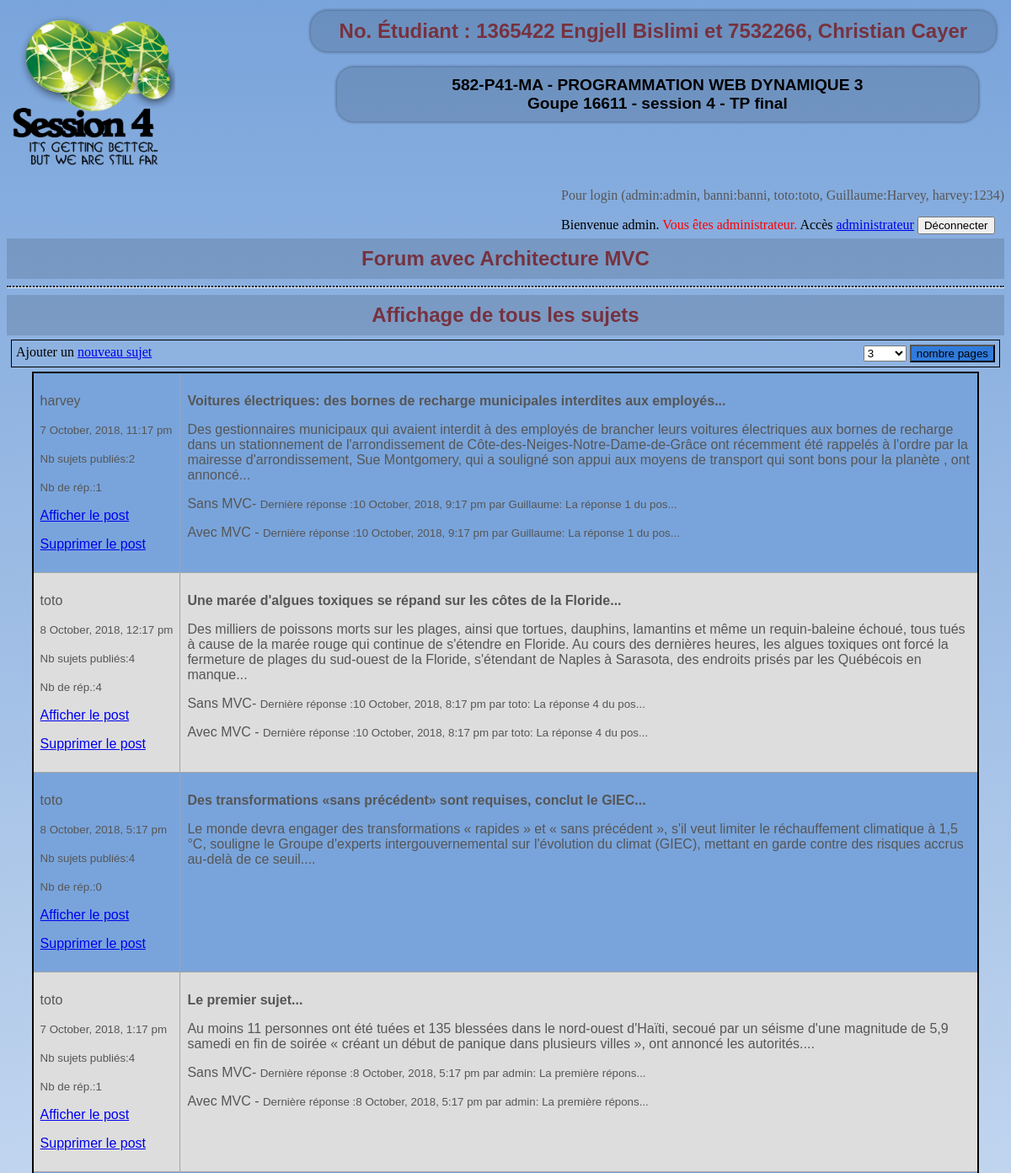
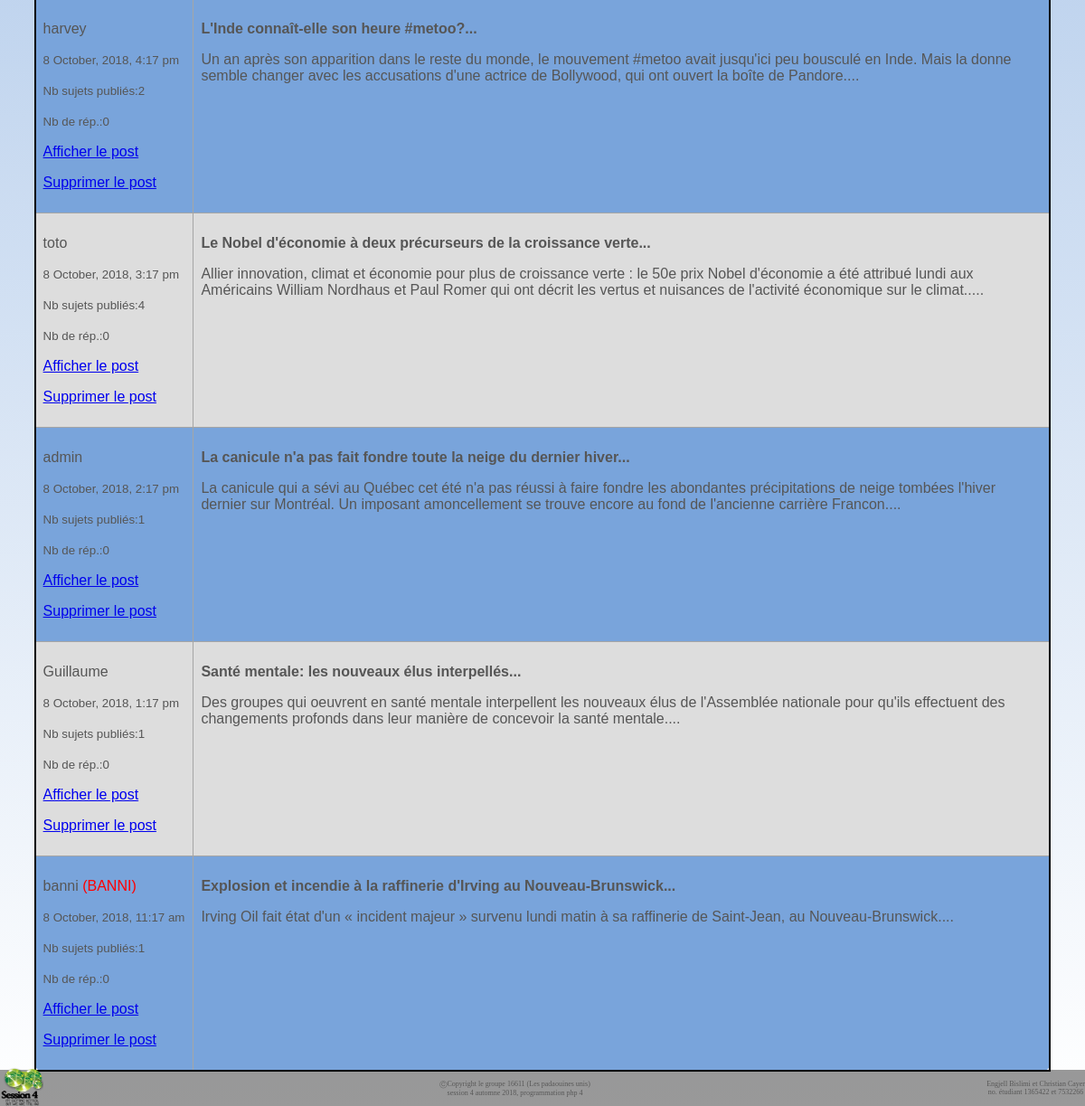
Page / (signed in) on the committed database (2 pictures, top to bottom).
### tables this page shows
CREATE TABLE sujets(
  id_sujets            int (11) Auto_increment  NOT NULL ,
  titre_sujets         Varchar (255) NOT NULL ,
  texte_sujets         Text NOT NULL ,
  date_creation_sujets DATETIME NOT NULL ,
  username             Varchar (25) NOT NULL ,
  PRIMARY KEY (id_sujets )
);

CREATE TABLE usager(
  username Varchar (25) NOT NULL ,
  password Varchar (255) NOT NULL ,
  banni    Bool NOT NULL ,
  admin    Bool NOT NULL ,
  PRIMARY KEY (username )
);

CREATE TABLE reponse(
  id_reponse            int (11) Auto_increment  NOT NULL ,
  titre_reponse         Varchar (255) NOT NULL ,
  texte_reponse         Text NOT NULL ,
  date_creation_reponse DATETIME NOT NULL ,
  id_sujets             Int NOT NULL ,
  username              Varchar (25) NOT NULL ,
  PRIMARY KEY (id_reponse )
);

### index.php (called while the page is built)
<?php
    require_once("config.php");
    Routeur::route();
?>

### model/BaseDAO.php (called while the page is built, shortened)
<?php
	abstract class BaseDao
	{
		protected $db;
		public function __construct(PDO $dbPDO)
		{
			$this->db = $dbPDO;
		}
		protected function lire($valeurCherchee, $cle = NULL)
		{
			if(!isset($cle)){
				$query = "SELECT * from " . $this->getTableName() . " WHERE " . $this->getPrimaryKey() ."=?";
			}
			else{
				$query = "SELECT * from " . $this->getTableName() . " WHERE " . $cle ."=?";
			}
			$donnees = array($valeurCherchee);
			return $this->requete($query, $donnees);
		}
        final protected function requete($query, $data = array())
		{
			try
			{
				$stmt = $this->db->prepare($query);
				$stmt->execute($data);
			}
			catch(PDOException $e)
			{
				trigger_error("<p>La requête suivante a donné une erreur : $query</p><p>Exception : " . $e->getMessage() . "</p>");
                return false;
			}
			return $stmt;
		}
	}
?>

### model/Modele_Sujets.php (called while the page is built, shortened)
<?php
    class Modele_Sujets extends BaseDAO
    {
        public function obtenir_tous_les_sujets($nbPages = NULL, $pageDebut = NULL)
        {
            $queryAjout = "";
                $query = "SELECT DISTINCT s2.date_creation_sujets ,s2.id_sujets, s2.titre_sujets, s2.texte_sujets,  s2.username FROM (SELECT s1.id_sujets, s1.date_creation_sujets FROM sujets s1 UNION ALL SELECT r.id_sujets, r.date_creation_reponse FROM reponse r ORDER BY date_creation_sujets DESC) AS tri LEFT JOIN sujets AS s2 USING(id_sujets)" . $queryAjout;
            $resultats =  $this->requete($query);
            $lesSujets = $resultats->fetchAll(PDO::FETCH_CLASS | PDO::FETCH_PROPS_LATE, "Sujets");
            return $lesSujets;
        }
    }
?>

### model/Sujets.php (called while the page is built, shortened)
<?php
    class Sujets
    {
        private $id_sujets;
        private $titre_sujets;
        private $texte_sujets;
        private $date_creation_sujets;
        private $username;
        public function getIdSujets()
        {
            return $this->id_sujets;
        }
        public function setIdSujets($id_sujets)
        {
            if((filter_var($id_sujets, FILTER_VALIDATE_INT)  || (filter_var($id_sujets, FILTER_VALIDATE_INT) === 0)))
                $this->id_sujets = $id_sujets;
            else
                trigger_error("Doit être numérique....", E_USER_ERROR);
        }
        public function getTitreSujets()
        {
            return $this->titre_sujets;
        }
        public function setTitreSujets($titre_sujets)
        {
            if(is_string($titre_sujets))
                $this->titre_sujets = $titre_sujets;
            else
                trigger_error("Le nom doit être une chaine de caractères....", E_USER_ERROR);
        }
        public function getTexteSujets()
        {
            return $this->texte_sujets;
        }
        public function setTexteSujets($texte_sujets)
        {
            if(is_string($texte_sujets))
                $this->texte_sujets = $texte_sujets;
            else
                trigger_error("Le texte doit être une chaine de caractères....", E_USER_ERROR);
        }
        public function getDateCreationSujets()
        {
            return $this->date_creation_sujets;
        }
        public function setDateCreationSujets($date_creation_sujets)
        {
            if(is_string($date_creation_sujets))
                $this->date_creation_sujets = $date_creation_sujets;
            else
                trigger_error("La date doit être une chaine de caractères....", E_USER_ERROR);
        }
        public function getUsername()
        {
            return $this->username;
        }
        public function setUsername($username)
        {
            if(is_string($username))
                $this->username = $username;
            else
                trigger_error("Le nom d'utilisateur doit être une chaine de caractères....", E_USER_ERROR);
        }
    }
?>

### model/Modele_Usager.php (called while the page is built, shortened)
<?php
class Modele_Usager extends BaseDAO
{
    public function getTableName()
    {
        return "usager";
    }
    public function getPrimaryKey()
    {
        return "username";
    }
    public function obtenir_par_id($id)
    {
        $resultat = $this->lire($id);
        $resultat->setFetchMode(PDO::FETCH_CLASS | PDO::FETCH_PROPS_LATE, "Usager");
        $usager = $resultat->fetch();
        return $usager;
    }
    public function compteSujetsUsagers(){
        $query = "SELECT username, COUNT(sujets.titre_sujets) AS compte FROM usager LEFT JOIN sujets USING(username) GROUP BY usager.username;";
        $resultats = $this->requete($query);
        $lesUsagers = $resultats->fetchAll();
        return $lesUsagers;
    }
}
?>

### model/Modele_Reponse.php (called while the page is built, shortened)
<?php
class Modele_Reponse extends BaseDAO
{
    public function getTableName()
    {
        return "reponse";
    }
    public function derniere_reponse_par_sujet($id)
    {
        $query = "SELECT * FROM " . $this->getTableName()." WHERE id_sujets = ".$id. " ORDER BY date_creation_reponse DESC LIMIT 1";
        $resultats = $this->requete($query);
        $resultats->setFetchMode(PDO::FETCH_CLASS | PDO::FETCH_PROPS_LATE, "Reponse");
        $laDerniereReponse = $resultats->fetch();
        return $laDerniereReponse;
    }
    public function compteNbReponse(){
        $query = "SELECT id_sujets, COUNT(reponse.id_reponse) AS nbReponse FROM sujets LEFT JOIN reponse USING(id_sujets) GROUP BY sujets.id_sujets;";
        $resultats = $this->requete($query);
        $lesReponses = $resultats->fetchAll();
        return $lesReponses;
    }
    public function reponseRecenteDuSujet(){
        $query = "SELECT * FROM " . $this->getTableName()." ORDER BY date_creation_reponse DESC;";
        $resultats = $this->requete($query);
        $lesReponses = $resultats->fetchAll();
        return $lesReponses;
    }
}
?>

### config.php (called while the page is built, shortened)
<?php
    function mon_autoloader($classe)
    {
        $repertoires = array(RACINE . "controller/",
                            RACINE . "model/",
                            RACINE . "view/");
        foreach($repertoires as $rep)
        {
            if(file_exists($rep . $classe . ".php"))
            {
                return;
            }
        }
    }
?>

### model/Reponse.php (called while the page is built, shortened)
<?php
    class Reponse
    {
        private $titre_reponse;
        private $date_creation_reponse;
        private $username;
        public function getTitreReponse()
        {
            return $this->titre_reponse;
        }
        public function setTitreReponse($titre_reponse)
        {
            if(is_string($titre_reponse))
                $this->titre_reponse = $titre_reponse;
            else
                trigger_error("Le titre doit être une chaine de caractères....", E_USER_ERROR);
        }
        public function getDateCreationReponse()
        {
            return $this->date_creation_reponse;
        }
        public function setDateCreationReponse($date_creation_reponse)
        {
            if(is_string($date_creation_reponse))
                $this->date_creation_reponse = $date_creation_reponse;
            else
                trigger_error("Le nom doit être une chaine de caractères....", E_USER_ERROR);
        }
        public function getUsername()
        {
            return $this->username;
        }
        public function setUsername($username)
        {
            if(is_string($username))
                $this->username = $username;
            else
                trigger_error("Le nom d'utilisateur doit être une chaine de caractères....", E_USER_ERROR);
        }
    }
?>

### model/Usager.php (called while the page is built, shortened)
<?php
class Usager
{
    private $banni;
    public function getBanni()
    {
        return $this->banni;
    }
    public function setBanni($banni)
    {
        if(is_bool($banni))
            $this->banni = $banni;
        else
            trigger_error("Doit être booléen....", E_USER_ERROR);
    }
}
?>

### view/AfficheListeSujets.php (the view, shortened to what this page needs)
<h1>Affichage de tous les sujets</h1>
<section class="section1Sujets">
    <div>
        Ajouter un <a href='index.php?Sujets&action=formInsereSujet'>nouveau sujet</a>
    </div>
        <form method="post">
            <select name="nbPages">
                <option value="3"<?php if((isset($_SESSION["nbPages"])) &&($_SESSION["nbPages"] == "3")) echo " selected"; ?>>3</option>
            </select>
            <input type="submit" name="submit" value="nombre pages" />
        </form>
</section>
<section>
<?php
echo "<table class='tableSujet'>";
    foreach($data["sujets"] as $sujet)
    {
        echo "<tr>";
        echo "<td><p>" . $sujet->getUsername();
        $modeleUsagers = $this->getDAO("Usager");
        $banni = $modeleUsagers->obtenir_par_id($sujet->getUsername());
        if($banni->getBanni()){
            echo " <span style='color: red'>(BANNI)</span>";
        }
        echo "</p><p style='white-space: nowrap'><small>" . date("j F, Y, g:i a", strtotime($sujet->getDateCreationSujets())) . "</small></p>";
        echo "<p>";
        foreach($data["compteSujetsParUsagers"] as $compte){
            if($sujet->getUsername() == $compte["username"]){
                echo "<p><small>Nb sujets publiés:" . $compte["compte"] . "</small></p>";
            }
        }
        foreach($data["compteReponseParSujet"] as $reponse){
            if($sujet->getIdSujets() == $reponse["id_sujets"]){
                echo "<p><small>Nb de rép.:" . $reponse["nbReponse"] . "</small></p>";
            }
        }
        echo "<p><a href='index.php?Reponse&action=affiche&id=" . $sujet->getIdSujets() . "'>Afficher le post</a></p>";
        if($_SESSION["admin"]){
            echo "<p><a href='index.php?Sujets&action=supprimeSujet&id=" . $sujet->getIdSujets() . "'>Supprimer le post</a></p>";
        }
        echo "</p></td>";
        echo "<td><p><strong>" . htmlspecialchars(substr($sujet->getTitreSujets(), 0, 100)) . "... </strong></p><p>"
            . htmlspecialchars(substr($sujet->getTexteSujets(), 0, 400)) . "... </p>";
        $modeleReponse = $this->getDAO("Reponse");
        $derniereReponse = $modeleReponse->derniere_reponse_par_sujet($sujet->getIdSujets());
        if($derniereReponse){
            echo "<p>Sans MVC- <small>Dernière réponse :" . date("j F, Y, g:i a", strtotime($derniereReponse->getDateCreationReponse())) . " par " . $derniereReponse->getUsername() . ": " .htmlspecialchars(substr($derniereReponse->getTitreReponse(), 0, 20)). "...</small></p>";
        }
        foreach($data["reponseRecenteDuSujet"] as $reponseRecenteDuSujet){
            if($sujet->getIdSujets() == $reponseRecenteDuSujet["id_sujets"]){
                echo "<p>Avec MVC - <small>Dernière réponse :" . date("j F, Y, g:i a", strtotime($reponseRecenteDuSujet["date_creation_reponse"])) . " par " . $reponseRecenteDuSujet["username"] . ": " .htmlspecialchars(substr($reponseRecenteDuSujet["titre_reponse"], 0, 20)). "...</small></p>";
                break;
            }
        }
        echo "</td></tr>";
    }
    echo "</table></section>";
?>

### css/colorTomS2.css (style rules this page uses)
html { color:black; }
body { height: 100%; background: linear-gradient(#79a4db, white); background-attachment: fixed; }
h1, h2, h3, h4 { font-size: 1em; color: #76323F; font-family: Arial, Helvetica, sans-serif; }
h1 { font-size: 1.5em; color: #76323F; background-color: rgba(0, 0, 0, .125); }
p { color:#565656; }
input[type="submit"] { background-color: #307bdb; }

### css/posTomS2.css (style rules this page uses)
html { margin: 0 auto; max-width: 1400px; }
body { padding-bottom: 30px; }
h1 { margin: 5px auto; padding: 10px; text-align: center; }
table { margin-left:auto; margin-right:auto; }
.section1Sujets { display: flex; justify-content: space-between; align-items: flex-start; border: 1px solid black; padding: 5px; margin: 5px; }

### css/table.css (style rules this page uses)
.tableSujet { font-family: arial, sans-serif; border-collapse: collapse; width: 95%; border: 2px solid black; border-radius: 10px; background-color: #79a4db; }
.tableSujet td, .tableSujet th { border: 1px solid #a5a5a5; text-align: left; padding: 8px; vertical-align:top; }
.tableSujet tr:nth-child(even) { background-color: #dddddd; }

### rows in the picture
sujets: username "harvey", date_creation_sujets "7 October, 2018, 11:17 pm", nbReponse "1", titre_sujets "Voitures électriques: des bornes de recharge municipales interdites aux employés", texte_sujets "Des gestionnaires municipaux qui avaient interdit à des employés de brancher leurs voitures électriques aux bornes de recharge dans un stationnement de l'arrondissement de Côte-des-Neiges-Notre-Dame-de-Grâce ont récemment été rappelés à l'ordre par la mairesse d'arrondissement, Sue Montgomery, qui a souligné son appui aux moyens de transport qui sont bons pour la planète , ont annoncé", reponse.date_creation_reponse "10 October, 2018, 9:17 pm", reponse.username "Guillaume", reponse.titre_reponse "La réponse 1 du pos"
usager: compte "2"
reponse: date_creation_reponse "10 October, 2018, 9:17 pm", username "Guillaume", titre_reponse "La réponse 1 du pos"
sujets: username "toto", date_creation_sujets "8 October, 2018, 12:17 pm", nbReponse "4", titre_sujets "Une marée d'algues toxiques se répand sur les côtes de la Floride", texte_sujets "Des milliers de poissons morts sur les plages, ainsi que tortues, dauphins, lamantins et même un requin-baleine échoué, tous tués à cause de la marée rouge qui continue de s'étendre en Floride. Au cours des dernières heures, les algues toxiques ont forcé la fermeture de plages du sud-ouest de la Floride, s'étendant de Naples à Sarasota, des endroits prisés par les Québécois en manque", reponse.date_creation_reponse "10 October, 2018, 8:17 pm", reponse.username "toto", reponse.titre_reponse "La réponse 4 du pos"
usager: compte "4"
reponse: date_creation_reponse "10 October, 2018, 8:17 pm", username "toto", titre_reponse "La réponse 4 du pos"
sujets: username "toto", date_creation_sujets "8 October, 2018, 5:17 pm", nbReponse "0", titre_sujets "Des transformations «sans précédent» sont requises, conclut le GIEC", texte_sujets "Le monde devra engager des transformations « rapides » et « sans précédent », s'il veut limiter le réchauffement climatique à 1,5 °C, souligne le Groupe d'experts intergouvernemental sur l'évolution du climat (GIEC), mettant en garde contre des risques accrus au-delà de ce seuil."
sujets: username "toto", date_creation_sujets "7 October, 2018, 1:17 pm", nbReponse "1", titre_sujets "Le premier sujet", texte_sujets "Au moins 11 personnes ont été tuées et 135 blessées dans le nord-ouest d'Haïti, secoué par un séisme d'une magnitude de 5,9 samedi en fin de soirée « créant un début de panique dans plusieurs villes », ont annoncé les autorités.", reponse.date_creation_reponse "8 October, 2018, 5:17 pm", reponse.username "admin", reponse.titre_reponse "La première répons"
reponse: date_creation_reponse "8 October, 2018, 5:17 pm", username "admin", titre_reponse "La première répons"
sujets: username "harvey", date_creation_sujets "8 October, 2018, 4:17 pm", nbReponse "0", titre_sujets "L'Inde connaît-elle son heure #metoo?", texte_sujets "Un an après son apparition dans le reste du monde, le mouvement #metoo avait jusqu'ici peu bousculé en Inde. Mais la donne semble changer avec les accusations d'une actrice de Bollywood, qui ont ouvert la boîte de Pandore."
sujets: username "toto", date_creation_sujets "8 October, 2018, 3:17 pm", nbReponse "0", titre_sujets "Le Nobel d'économie à deux précurseurs de la croissance verte", texte_sujets "Allier innovation, climat et économie pour plus de croissance verte : le 50e prix Nobel d'économie a été attribué lundi aux Américains William Nordhaus et Paul Romer qui ont décrit les vertus et nuisances de l'activité économique sur le climat.."
sujets: username "admin", date_creation_sujets "8 October, 2018, 2:17 pm", nbReponse "0", titre_sujets "La canicule n'a pas fait fondre toute la neige du dernier hiver", texte_sujets "La canicule qui a sévi au Québec cet été n'a pas réussi à faire fondre les abondantes précipitations de neige tombées l'hiver dernier sur Montréal. Un imposant amoncellement se trouve encore au fond de l'ancienne carrière Francon."
usager: compte "1"
sujets: username "Guillaume", date_creation_sujets "8 October, 2018, 1:17 pm", nbReponse "0", titre_sujets "Santé mentale: les nouveaux élus interpellés", texte_sujets "Des groupes qui oeuvrent en santé mentale interpellent les nouveaux élus de l'Assemblée nationale pour qu'ils effectuent des changements profonds dans leur manière de concevoir la santé mentale."
usager: compte "1"
sujets: username "banni", shows "(BANNI)", date_creation_sujets "8 October, 2018, 11:17 am", nbReponse "0", titre_sujets "Explosion et incendie à la raffinerie d'Irving au Nouveau-Brunswick", texte_sujets "Irving Oil fait état d'un « incident majeur » survenu lundi matin à sa raffinerie de Saint-Jean, au Nouveau-Brunswick."
usager: compte "1"

### other values in the picture
$_SESSION["username"] "admin"
